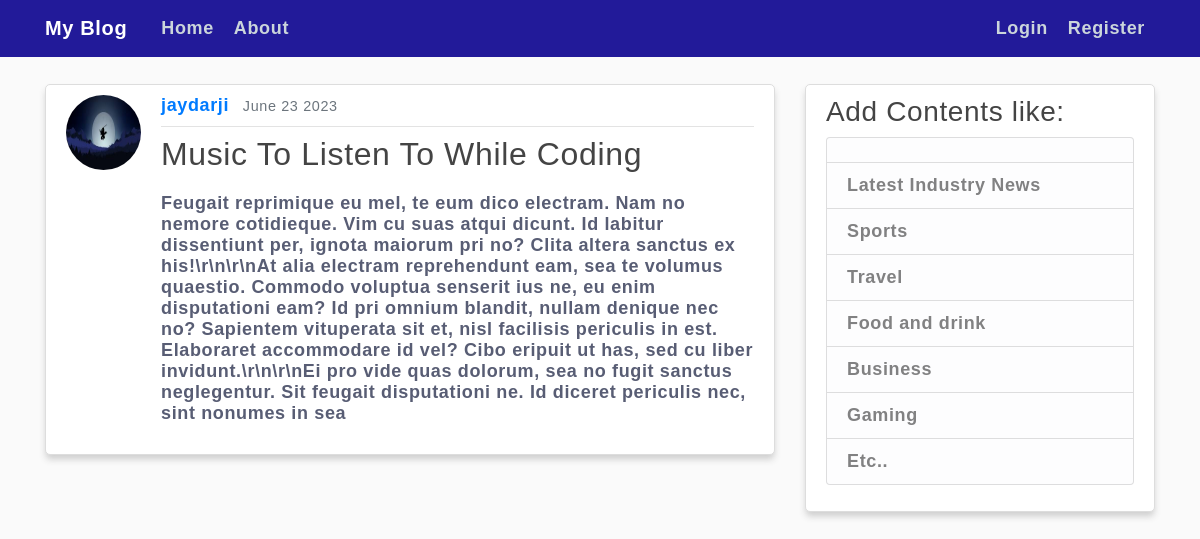
The app's page /post/17/ with its own data.
### blog/models.py (models this page shows, shortened)
class Post(models.Model):
    title = models.CharField(max_length = 100)
    content = models.TextField()
    date = models.DateTimeField(default=timezone.now)
    author = models.ForeignKey(User, on_delete=models.CASCADE)

### users/models.py (models this page shows, shortened)
class Profile(models.Model):
    user = models.OneToOneField(User , on_delete=models.CASCADE)
    image = models.ImageField(default='default.jpg', upload_to='profile_pics')

### blog/views.py (the view)
# urls.py: path('post/<int:pk>/', PostDetailView.as_view() , name='post-detail'),
class PostDetailView(DetailView):
    model = Post

### blog/templates/blog/post_detail.html (shortened to what this page needs)
{% extends "blog/base.html" %}
{% block content %}
            <article class="media content-section">
                <img class="rounded-circle article-img" src = '{{ object.author.profile.image.url }}'>
                <div class="media-body">
                    <div class="article-metadata">
                        <a class="mr-2" href="{% url 'user-posts' post.author.username %}">{{ object.author }}</a>
                        <small class="text-muted">{{ object.date|date:"F d Y"}}</small>
                    </div>
                    <h2 class="article-title">{{ object.title }}</h2>
                    <p class="article-content">{{ object.content }}</p>
                </div>
            </article>
{% endblock content %}

### blog/static/blog/main.css (style rules this page uses)
body { background: #fafafa; color: #585d74; font: 600 18px 'Source Sans Pro', sans-serif; letter-spacing: 0.64px; margin-top: 4rem; }
h1, h2, h3, h4, h5, h6 { color: #444444; }
.content-section { background: #ffffff; padding: 10px 20px; border: 1px solid #dddddd; border-radius: 5px; margin-bottom: 20px; box-shadow: 0 5px 7px -1px rgba(51, 51, 51, 0.23); margin: 20px auto; }
.article-title { color: #444444; }
.article-content { white-space: pre-line; margin: 20px auto; }
.article-img { height: 75px; width: 75px; margin-right: 20px; }
.article-metadata { padding-bottom: 10px; margin-bottom: 8px; border-bottom: 1px solid #e3e3e3 }

### records on screen
Post: author.profile.image (picture), author "jaydarji", date "June 23 2023", title "Music To Listen To While Coding", content "Feugait reprimique eu mel, te eum dico electram. Nam no nemore cotidieque. Vim cu suas atqui dicunt. Id labitur dissentiunt per, ignota maiorum pri no? Clita altera sanctus ex his!\\r\\n\\r\\nAt alia electram reprehendunt eam, sea te volumus quaestio. Commodo voluptua senserit ius ne, eu enim disputationi eam? Id pri omnium blandit, nullam denique nec no? Sapientem vituperata sit et, nisl facilisis periculis in est. Elaboraret accommodare id vel? Cibo eripuit ut has, sed cu liber invidunt.\\r\\n\\r\\nEi pro vide quas dolorum, sea no fugit sanctus neglegentur. Sit feugait disputationi ne. Id diceret periculis nec, sint nonumes in sea"
